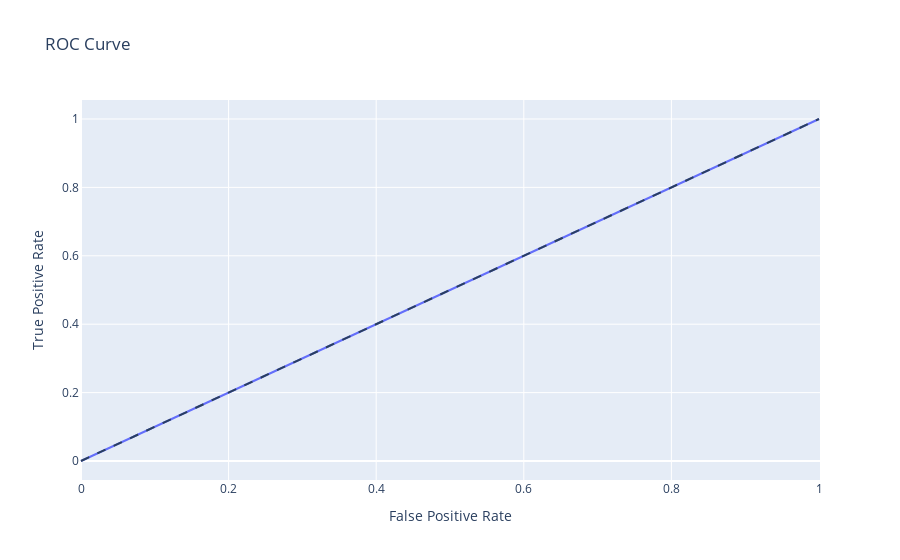

Here is the notebook cell this chart was saved with:
### Code cell
# Calculate false positive rate, true positive rate, and thresholds
fpr, tpr, thresholds = roc_curve(y_test, y_pred)

# Create a DataFrame with fpr and tpr values
roc_df = pd.DataFrame({'False Positive Rate': fpr, 'True Positive Rate': tpr})

# Plot the ROC curve using Plotly Express
fig = px.line(roc_df, x='False Positive Rate', y='True Positive Rate', title='ROC Curve')
fig.add_shape(type='line', line=dict(dash='dash'), x0=0, y0=0, x1=1, y1=1)

# Display the AUC-ROC score and plot the ROC curve
fig.show()

### Figure 1 — Plotly figure (JSON) as saved in the notebook; plotly's stock layout.template omitted (floating-point values rounded to 4 significant figures)
{"data": [{"hovertemplate": "False Positive Rate=%{x}<br>True Positive Rate=%{y}<extra></extra>", "legendgroup": "", "line": {"color": "#636efa", "dash": "solid"}, "marker": {"symbol": "circle"}, "mode": "lines", "name": "", "orientation": "v", "showlegend": false, "type": "scatter", "x": [0, 1], "xaxis": "x", "y": [0, 1], "yaxis": "y"}], "layout": {"legend": {"tracegroupgap": 0}, "shapes": [{"line": {"dash": "dash"}, "type": "line", "x0": 0, "x1": 1, "y0": 0, "y1": 1}], "title": {"text": "ROC Curve"}, "xaxis": {"anchor": "y", "domain": [0, 1], "title": {"text": "False Positive Rate"}}, "yaxis": {"anchor": "x", "domain": [0, 1], "title": {"text": "True Positive Rate"}}}}
